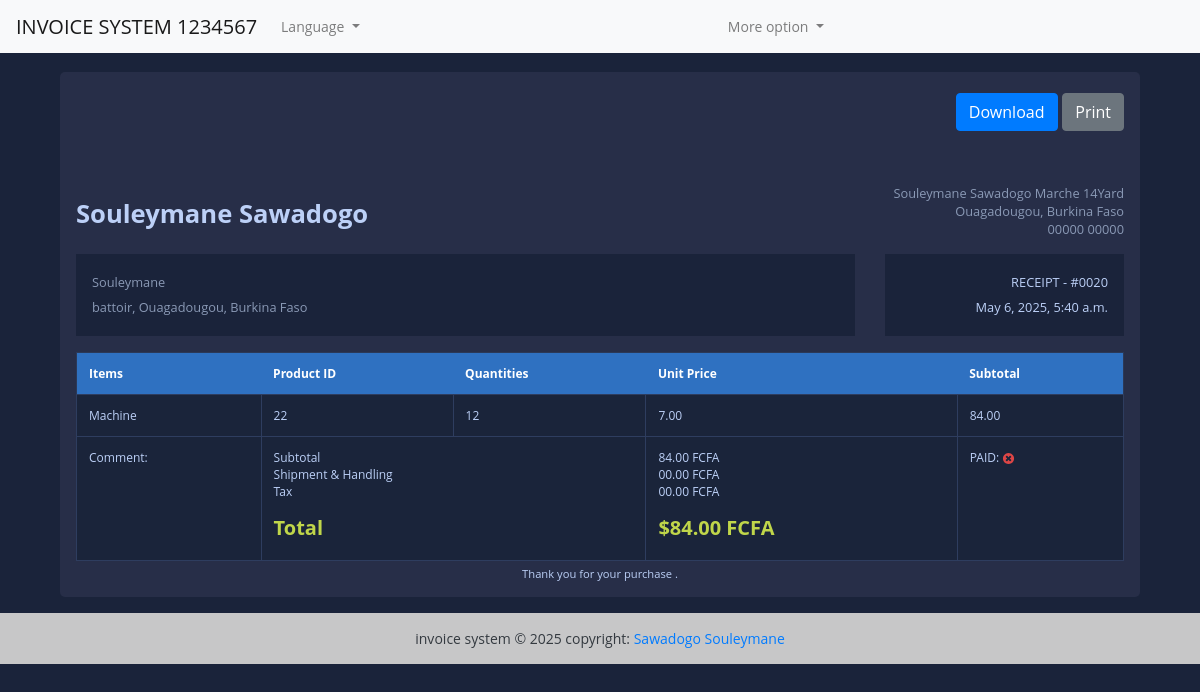
The app's page /en/view-invoice/20 (signed in) with its own data.
### fact_app/models.py (models this page shows, shortened)
class Invoice(models.Model):
    INVOICE_TYPE = (
        ('R', _("RECEIPT")),
        ('P', _("PR0FORMA FACTURE")),
        ('I', _("INVOICE")),
    )
    customer = models.ForeignKey(Customer, on_delete=models.PROTECT)
    save_by = models.ForeignKey(User, on_delete=models.PROTECT)
    invoice_date_time = models.DateTimeField(auto_now=True)
    total = models.DecimalField(max_digits=10000, decimal_places=2)
    last_updated_date = models.DateTimeField(null=True, blank=True)
    paid = models.BooleanField(default=False)
    invoice_type = models.CharField(max_length=1, choices=INVOICE_TYPE)
    comments = models.TextField(null=True, max_length=1000, blank=True)
    class Meta:
        verbose_name = "Invoice"
        verbose_name_plural = "Invoices"
    @property
    def get_total(self):
        articles = self.articles.all()
        total = sum(article.get_total or 0 for article in articles)
        return total

class Customer(models.Model):
    SEX_TYPES = (
        ('M', _("Male")),
        ('F', _("Feminine")),
    )
    name = models.CharField(max_length=132)
    email = models.EmailField()
    phone = models.CharField(max_length=132)
    address = models.CharField(max_length=64)
    sex = models.CharField(max_length=1, choices=SEX_TYPES)
    age = models.CharField(max_length=12 )
    city = models.CharField(max_length=32)
    zip_code = models.CharField(max_length=16)
    created_date = models.DateTimeField(auto_now_add=True)
    save_by = models.ForeignKey(User, on_delete=models.PROTECT )
    class Meta:
        verbose_name = "Customer"
        verbose_name_plural = "Customers"

class Article(models.Model):
    invoice = models.ForeignKey(Invoice, on_delete=models.CASCADE, related_name="articles")  # Ajout de related_name
    name = models.CharField(max_length=32)
    quantity = models.IntegerField()
    unit_price = models.DecimalField(max_digits=1000, decimal_places=2)
    total = models.DecimalField(max_digits=1000, decimal_places=2)
    class Meta:
        verbose_name = 'Article'
        verbose_name_plural = 'Articles'
    @property
    def get_total(self):
        total = self.quantity * self.unit_price
        return total

### fact_app/views.py (the view)
# urls.py: path('view-invoice/<int:pk>', InvoiceVisualizationView.as_view(), name='view-invoice'),
class InvoiceVisualizationView( LoginRequiredSuperuserMixim,View):
    template_name = 'invoice.html'
    def get(self, request, *args, **kwargs):
        try:
            context = get_invoice(kwargs['pk'])
        except Exception as e:
            return HttpResponse(f"An error occurred: {e}", status=400)
        return render(request, self.template_name, context)

### fact_app/context_processors.py (called while the page is built)
def language_context(request):
    return {
        'LANGUAGE_CODE': get_language(),
    }

### fact_app/utils.py (called while the page is built)
def get_invoice(pk):
    try:
        invoice = Invoice.objects.get(pk=pk)
        items = invoice.articles.all()  # Remplacez "articles" par le related_name défini dans le modèle Article
    except Invoice.DoesNotExist:
        return HttpResponse("Invoice not found.", status=404)
    except Exception as e:
        return HttpResponse(f"An error occurred: {e}", status=400)
    context = {
        'obj': invoice,
        'articles': items
    }
    return context # Remplacez 'invoice_template.html' par le nom réel de votre template

### templates/invoice.html (shortened to what this page needs)
{% extends "base.html" %}
{% load static %}
{% block content %}
<div class="container">
    <div class="row gutters">
    	<div class="col-xl-12 col-lg-12 col-md-12 col-sm-12 col-12">
    		<div class="card">
    			<div class="card-body p-0">
    				<div class="invoice-container">
    					<div class="invoice-header">
    						<div class="row gutters">
    							<div class="col-xl-12 col-lg-12 col-md-12 col-sm-12">
    								<div class="custom-actions-btns mb-5">
    									<a href="{% url 'invoice-pdf' pk=obj.pk %}" class="btn btn-primary">
    										 Download
    									</a>
    									<a href="#" class="btn btn-secondary">
    										 Print
    									</a>
    								</div>
    							</div>
    						</div>
    						<div class="row gutters">
    							<div class="col-xl-6 col-lg-6 col-md-6 col-sm-6">
    								<a href="souleymanesawadogo.com" class="invoice-logo">
    									Souleymane Sawadogo
    								</a>
    							</div>
    							<div class="col-lg-6 col-md-6 col-sm-6">
    								<address class="text-right">
    									Souleymane Sawadogo Marche 14Yard<br>
    									Ouagadougou, Burkina Faso<br>
    									00000 00000
    								</address>
    							</div>
    						</div>
    						<div class="row gutters">
    							<div class="col-xl-9 col-lg-9 col-md-12 col-sm-12 col-12">
    								<div class="invoice-details">
    									<address>
    										{{obj.customer.name}}<br>
    										{{obj.customer.address}}, {{obj.customer.city}}, Burkina Faso
    									</address>
    								</div>
    							</div>
    							<div class="col-xl-3 col-lg-3 col-md-12 col-sm-12 col-12">
    								<div class="invoice-details">
    									<div class="invoice-num">
    										<div>{{obj.get_invoice_type_display}} - #00{{obj.id}}</div>
    										<div>{{obj.invoice_date_time}}</div>
    									</div>
    								</div>
    							</div>
    						</div>
    					</div>
    					<div class="invoice-body">
    						<div class="row gutters">
    							<div class="col-lg-12 col-md-12 col-sm-12">
    								<div class="table-responsive">
    									<table class="table custom-table m-0">
    										<thead>
    											<tr>
    												<th>Items</th>
													<th>Product ID</th>
													<th>Quantities</th>
													<th>Unit Price</th>
													<th>Subtotal</th>
    											</tr>
    										</thead>
    										<tbody>
                                              {% for article in articles %}
    											<tr>
                                                    <td>
    													{{ article.name }}
    												</td>
													<td>
    													{{ article.id }}
    												</td>
													<td>
    													{{ article.quantity }}
    												</td>
													<td>
    													{{ article.unit_price }}
    												</td>
													<td>
    													{{ article.get_total }}
    												</td>
    											</tr>
                                               {% endfor %}
    											<tr>
    												<td>Comment: {{obj.comments}}</td>
    												<td colspan="2">
														<p>
															Subtotal<br>
															Shipment &amp; Handling<br>
															Tax<br>
														</p>
    													<h5 class="text-success"><strong>Total</strong></h5>
    												</td>
    												<td>
    													<p>
    														{{obj.get_total}} FCFA<br>
    														00.00 FCFA<br>
    														00.00 FCFA<br>
    													</p>
    													<h5 class="text-success"><strong>${{obj.get_total}} FCFA</strong></h5>
    												</td>
                                                    <td>
                                                            PAID:
                                                        {% if obj.paid  %}
                                                           <img class="icon" src="{% static 'images/icon-yes.svg' %}" alt="True">
                                                        {% else %}
                                                            <img class="icon" src="{% static 'images/icon-no.svg' %}" alt="False">
                                                        {% endif %}
                                                    </td>
    											</tr>
    										</tbody>
    									</table>
    								</div>
    							</div>
    						</div>
    					</div>
    					<div class="invoice-footer">
    						Thank you for your purchase {{ date }} .
    					</div>
    				</div>
    			</div>
    		</div>
    	</div>
    </div>
</div>
{% endblock content %}

### static/style.css (style rules this page uses)
body { margin: 0; padding: 0; font: 400 .875rem 'Open Sans', sans-serif; color: #bcd0f7; background: #1A233A; position: relative; height: 100%; }
.invoice-container { padding: 1rem; }
.invoice-container .invoice-header .invoice-logo { margin: 0.8rem 0 0 0; display: inline-block; font-size: 1.6rem; font-weight: 700; color: #bcd0f7; }
.invoice-container .invoice-header address { font-size: 0.8rem; color: #8a99b5; margin: 0; }
.invoice-container .invoice-details { margin: 1rem 0 0 0; padding: 1rem; line-height: 180%; background: #1a233a; }
.invoice-container .invoice-details .invoice-num { text-align: right; font-size: 0.8rem; }
.invoice-container .invoice-body { padding: 1rem 0 0 0; }
.invoice-container .invoice-footer { text-align: center; font-size: 0.7rem; margin: 5px 0 0 0; }
.card { background: #272E48; -webkit-border-radius: 5px; -moz-border-radius: 5px; border-radius: 5px; border: 0; margin-bottom: 1rem; }
.custom-table { border: 1px solid #2b3958; }
.custom-table thead { background: #2f71c1; }
.custom-table thead th { border: 0; color: #ffffff; }
.custom-table > tbody tr:nth-of-type(even) { background-color: #1a243a; }
.custom-table > tbody td { border: 1px solid #2e3d5f; }
.table { background: #1a243a; color: #bcd0f7; font-size: .75rem; }
.text-success { color: #c0d64a !important; }
.custom-actions-btns { margin: auto; display: flex; justify-content: flex-end; }
.custom-actions-btns .btn { margin: .3rem 0 .3rem .3rem; }

### records on screen
Invoice: customer.name "Souleymane", customer.address "battoir", customer.city "Ouagadougou", invoice_type "RECEIPT", id "20", invoice_date_time "May 6, 2025, 5:40 a.m.", get_total "84.00"
Article: name "Machine", id "22", quantity "12", unit_price "7.00", get_total "84.00"
